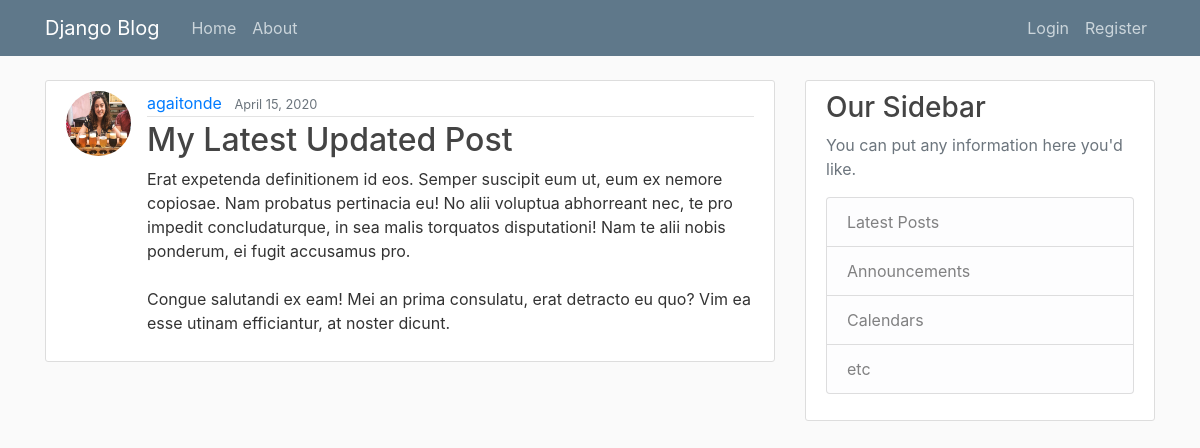
The app's page /post/38/ with its own data.
### main/models.py (models this page shows, shortened)
class Post(models.Model):
    title = models.CharField(max_length = 100) # Limited length title field
    content = models.TextField() # Unlimited length (multiple lines) text field
    date_posted = models.DateTimeField(default = timezone.now) # 'now' is a function within timezone, but we don't want to call it yet, hence no ()
    author = models.ForeignKey(User, on_delete = models.CASCADE) # Join to users table on authors field using foreign key mapping. on_delete arg means that if a user is deleted, their post is also deleted

### users/models.py (models this page shows, shortened)
class Profile(models.Model):
    user = models.OneToOneField(User, on_delete=models.CASCADE)
    image = models.ImageField(default='default.jpg', upload_to='profile_pics')

### main/views.py (the view)
# urls.py: path('post/<int:pk>/', PostDetailView.as_view(), name='post-detail'), # vbl name pk was used because this is what DetailView expects by default
class PostDetailView(DetailView):
    model = Post

### main/templates/main/post_detail.html (shortened to what this page needs)
{% extends 'main/base.html' %}
{% block content %}
<article class="media content-section">
    <img class="rounded-circle article-img" src="{{ object.author.profile.image.url }}">
    <div class="media-body">
        <div class="article-metadata">
            <a class="mr-2" href="{% url 'user-posts' object.author.username %}">{{ object.author }}</a>
            <small class="text-muted">{{ object.date_posted|date:"F d, Y" }}</small>
        </div>
        <h2 class="article-title">{{ object.title }}</h2>
        <p class="article-content">{{ object.content }}</p>
    </div>
</article>
{% endblock content %}

### main/static/main/main.css (style rules this page uses)
body { background: #fafafa; color: #333333; margin-top: 5rem; }
h1, h2, h3, h4, h5, h6 { color: #444444; }
.content-section { background: #ffffff; padding: 10px 20px; border: 1px solid #dddddd; border-radius: 3px; margin-bottom: 20px; }
.article-title { color: #444444; }
.article-content { white-space: pre-line; }
.article-img { height: 65px; width: 65px; margin-right: 16px; }
.article-metadata { padding-bottom: 1px; margin-bottom: 4px; border-bottom: 1px solid #e3e3e3 }

### records on screen
Post: author.profile.image (picture), author "agaitonde", date_posted "April 15, 2020", title "My Latest Updated Post", content "Erat expetenda definitionem id eos. Semper suscipit eum ut, eum ex nemore copiosae. Nam probatus pertinacia eu! No alii voluptua abhorreant nec, te pro impedit concludaturque, in sea malis torquatos disputationi! Nam te alii nobis ponderum, ei fugit accusamus pro. Congue salutandi ex eam! Mei an prima consulatu, erat detracto eu quo? Vim ea esse utinam efficiantur, at noster dicunt."
